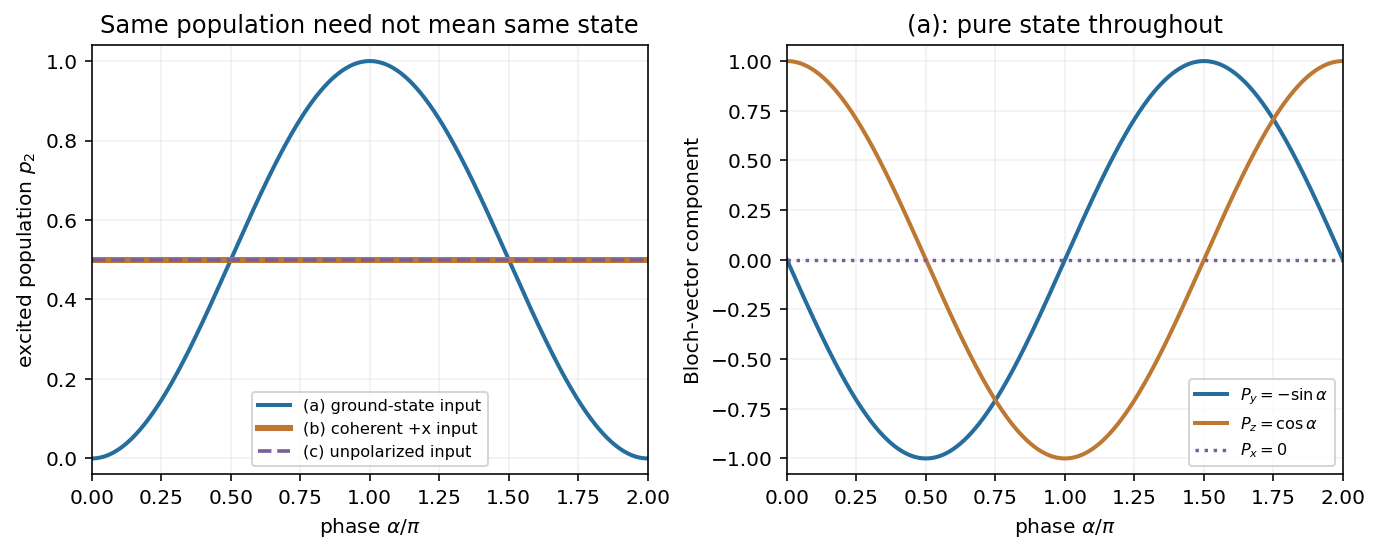

Python code for this plot:
"""Original gate populations and Bloch-vector components; Python 3.14, NumPy, Matplotlib."""
from pathlib import Path
import numpy as np
import matplotlib
matplotlib.use('Agg')
import matplotlib.pyplot as plt
plt.rcParams.update({'font.size':10,'figure.facecolor':'white','axes.facecolor':'white','savefig.facecolor':'white'})
a=np.linspace(0,2*np.pi,600)
fig,axs=plt.subplots(1,2,figsize=(9.4,3.7),layout='constrained')
axs[0].plot(a/np.pi,np.sin(a/2)**2,color='#246d9c',lw=2,label='(a) ground-state input')
axs[0].axhline(.5,color='#bd7831',lw=3,label='(b) coherent +x input')
axs[0].axhline(.5,color='#7a5d9b',lw=1.8,ls='--',label='(c) unpolarized input')
axs[0].set(ylabel=r'excited population $p_2$',title='Same population need not mean same state',ylim=(-.04,1.04));axs[0].legend(fontsize=8)
axs[1].plot(a/np.pi,-np.sin(a),label=r'$P_y=-\sin\alpha$',color='#246d9c',lw=2)
axs[1].plot(a/np.pi,np.cos(a),label=r'$P_z=\cos\alpha$',color='#bd7831',lw=2)
axs[1].axhline(0,label=r'$P_x=0$',color='#7a5d9b',ls=':',lw=1.7)
axs[1].set(ylabel='Bloch-vector component',title='(a): pure state throughout',ylim=(-1.08,1.08));axs[1].legend(fontsize=8)
for ax in axs:ax.set(xlabel=r'phase $\alpha/\pi$',xlim=(0,2));ax.grid(alpha=.18)
fig.savefig(Path(__file__).stem+'.png',dpi=145,bbox_inches='tight',facecolor='white');plt.close(fig)
